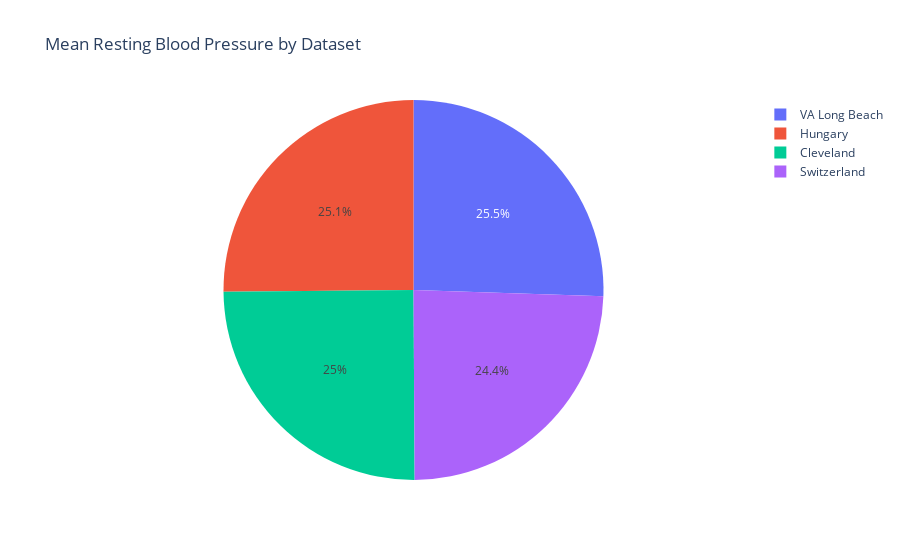

Notebook source saved alongside this figure:
### Code cell
# Prepare data for the pie chart
mean_values = {
    'Cleveland': mean_trestbps_clev,
    'Hungary': mean_trestbps_hung,
    'VA Long Beach': mean_trestbps_va,
    'Switzerland': mean_trestbps_swiss
}

# Create a DataFrame for Plotly
mean_df = pd.DataFrame(mean_values.items(), columns=['Dataset', 'Mean Trestbps'])

# Create a pie chart
fig5 = px.pie(mean_df, values='Mean Trestbps', names='Dataset', 
             title='Mean Resting Blood Pressure by Dataset')
# Save the figure
folder_name = 'Plotly Plots'  # Folder to save the image
figure_name = 'my_figure5.html'  # Change this to your desired figure name
saved_path = save_figure(fig5, folder_name, figure_name)
# Show the plot
fig5.show()

### Figure 1 — Plotly figure (JSON) as saved in the notebook; plotly's stock layout.template omitted (floating-point values rounded to 4 significant figures)
{"data": [{"domain": {"x": [0, 1], "y": [0, 1]}, "hovertemplate": "Dataset=%{label}<br>Mean Trestbps=%{value}<extra></extra>", "labels": ["Cleveland", "Hungary", "VA Long Beach", "Switzerland"], "legendgroup": "", "name": "", "showlegend": true, "type": "pie", "values": [131, 132, 134, 128]}], "layout": {"legend": {"tracegroupgap": 0}, "title": {"text": "Mean Resting Blood Pressure by Dataset"}}}
